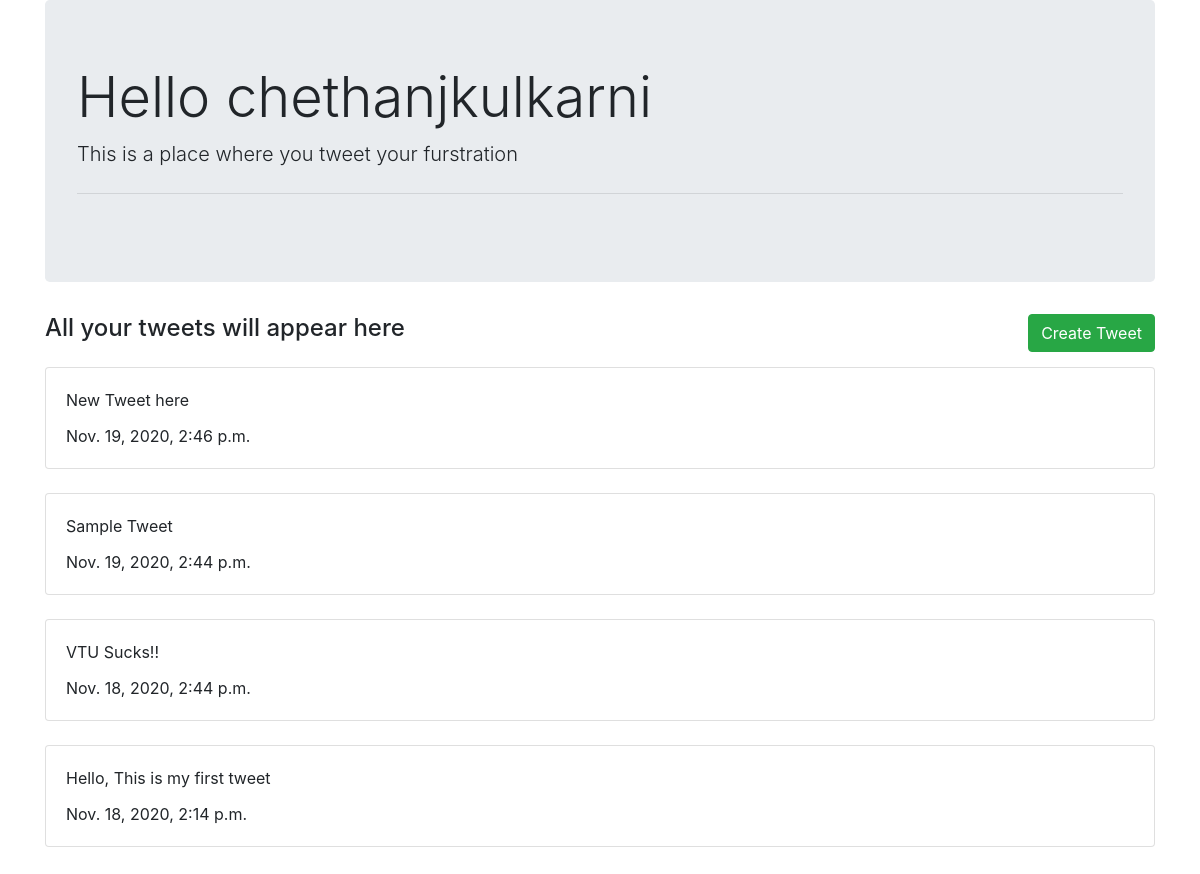
The app's page / (signed in) with its own data.
### polls/models.py (models this page shows, shortened)
class Tweet(models.Model):
    tweet = models.CharField(max_length=250)
    created_at = models.DateTimeField(auto_now=True)

### polls/views.py (the view)
# urls.py: path('', tweets, name='home'),
@login_required
def tweets(request):
    tweets = Tweet.objects.all().order_by('-created_at')
    return render(request, "index.html", { "tweets": tweets })

### polls/templates/index.html (shortened to what this page needs)
<!DOCTYPE html>
<html lang="en">
<head>
    <link rel="stylesheet" href="https://cdn.jsdelivr.net/npm/bootstrap@4.5.3/dist/css/bootstrap.min.css">
</head>
<body>
    <div class="container mb-4 pb-4">
        <div class="jumbotron">
            <h1 class="display-4">Hello {{ user }}</h1>
            <p class="lead">This is a place where you tweet your furstration</p>
            <hr class="my-4">
        </div>
        <div>
            <button data-toggle="modal" data-target="#exampleModal" class="btn btn-success float-right">Create Tweet</button>
            <h4>All your tweets will appear here</h4>
            {% for tweet in tweets %}
              <div class="card mt-4">
                <div class="card-body">
                  <div class="card-title">{{ tweet.tweet }}</div>
                  <div class="card-text">{{ tweet.created_at }}</div>
                </div>
              </div>
            {% endfor %}
        </div>
    </div>
</body>
</html>

### records on screen
Tweet: tweet "New Tweet here", created_at "Nov. 19, 2020, 2:46 p.m."
Tweet: tweet "Sample Tweet", created_at "Nov. 19, 2020, 2:44 p.m."
Tweet: tweet "VTU Sucks!!", created_at "Nov. 18, 2020, 2:44 p.m."
Tweet: tweet "Hello, This is my first tweet", created_at "Nov. 18, 2020, 2:14 p.m."

### other values on screen
{{ user }} "chethanjkulkarni"
